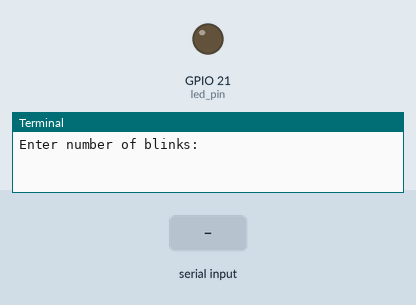
A program run on a simulated Raspberry Pi (BCM pin numbers). Shown: output pins drawn as LEDs (lit = HIGH), the last lines printed to the terminal. Dashed ring = blinking. Inputs (shaded band) come from the test bench. At 11.3 s the program stops and its outputs stay as they are.

Above: at 1.2 s.
1.3 s: "5" typed at the terminal, then Enter
At 1.7 s:
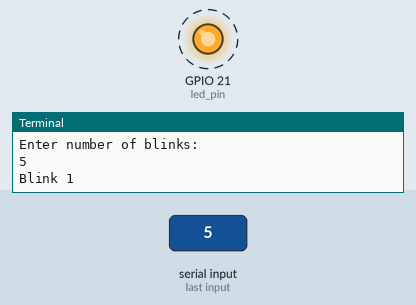
Timing chart, 0 to 11.8 s (numbered marks = the images above; inputs shaded):
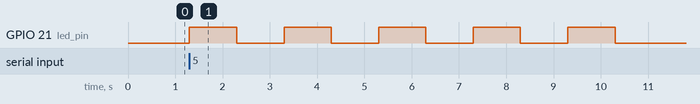

The program:

R03._User_Controlled_LED_Blinker.py
```python
"""
Components Used:
1. Raspberry Pi
2. LED
3. Breadboard
4. Jumper Wires
"""

import RPi.GPIO as gpio
import time

led_pin = 21  # GPIO pin for LED

gpio.setmode(gpio.BCM)        # Use BCM pin numbering
gpio.setup(led_pin, gpio.OUT) # Set LED as output

try:
    blinks = int(input("Enter number of blinks: "))  # Get user input

    for i in range(blinks):
        print(f"Blink {i+1}")
        gpio.output(led_pin, gpio.HIGH)  # Turn LED ON
        time.sleep(1)  # Wait 1 second

        gpio.output(led_pin, gpio.LOW)   # Turn LED OFF
        time.sleep(1)  # Wait 1 second

except KeyboardInterrupt:
    gpio.cleanup()  # Reset GPIO on exit
```

Measured:
- after the input at 1.3 s, GPIO 21 (led_pin): alternates HIGH for 1.0 s and LOW for 1.0 s, starting at once
